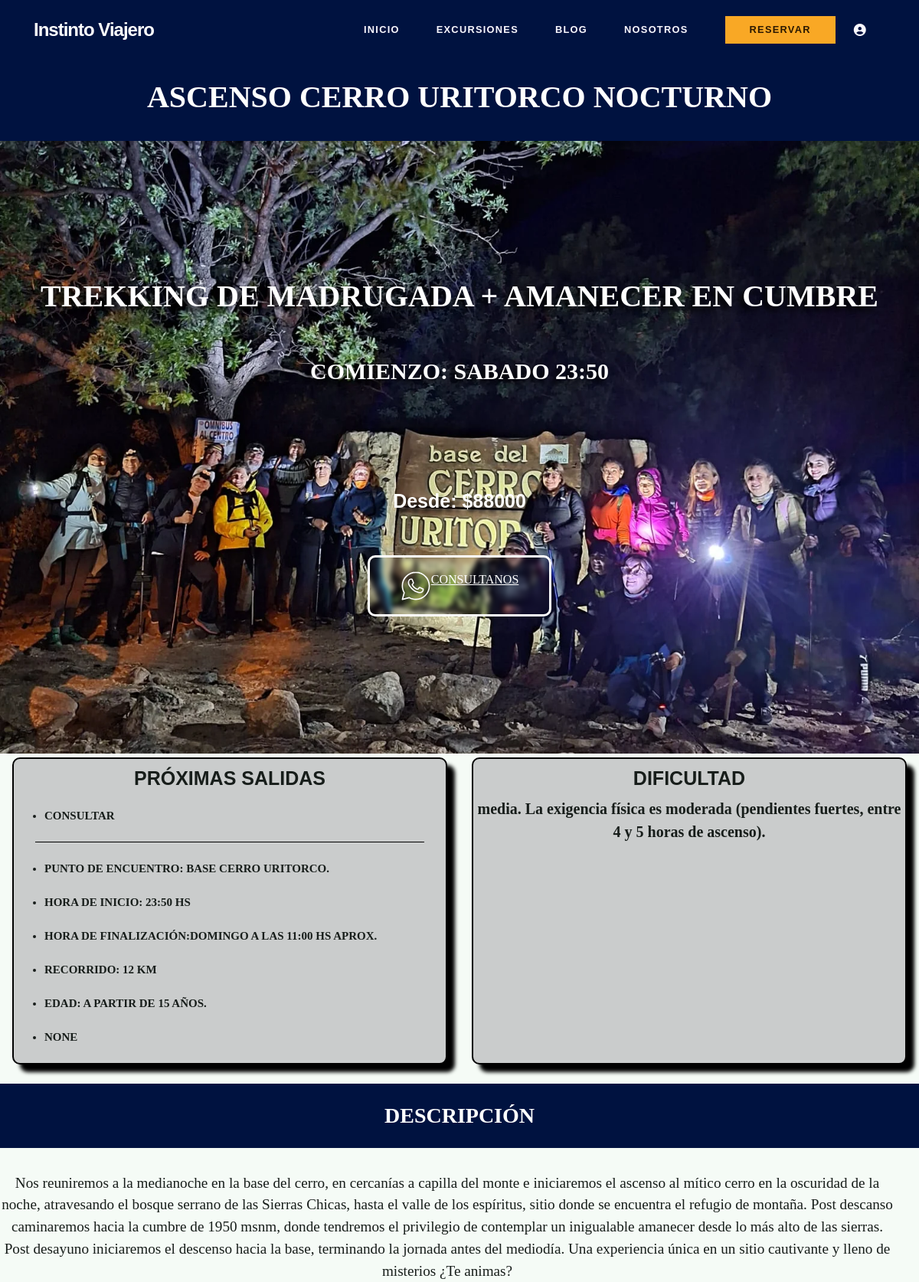
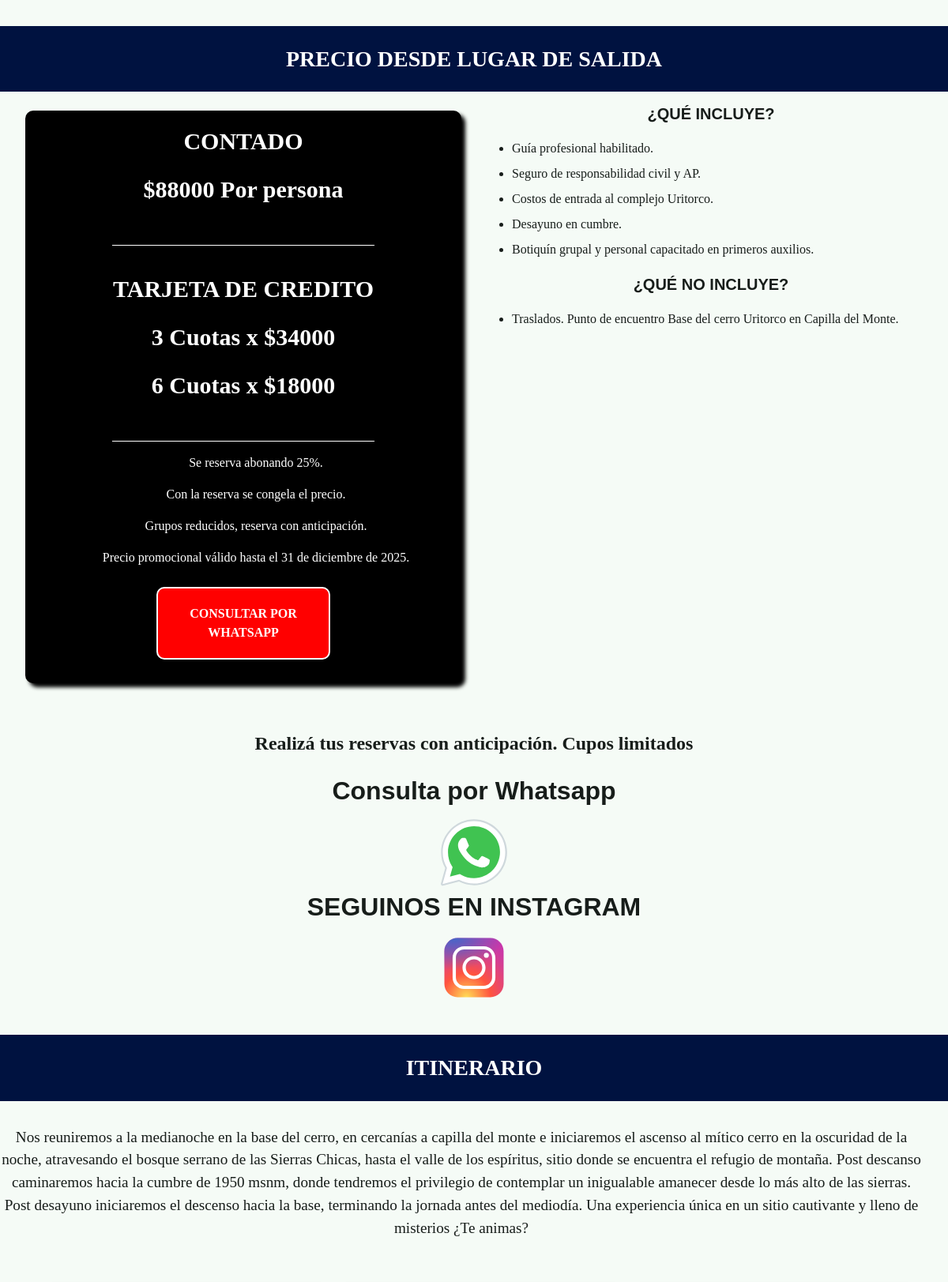
The app's page /acciones/ver-salida/ascenso-cerro-uritorco-nocturno (upper part) with its own data (2 pictures, top to bottom).
### models.py (models this page shows)
class SalidaTrekking(db.Model):
    id = db.Column(db.Integer, primary_key=True)
    slug = db.Column(db.String(160), unique=True, nullable=False)
    tipo_salida = db.Column(db.String(255))
    prox_desc = db.Column(db.Text)
    foto_carta = db.Column(db.String(255))
    foto_portada = db.Column(db.String(255))
    titulo = db.Column(db.String(100))
    subtitulo = db.Column(db.String(150))
    dias = db.Column(db.String(50))
    contado = db.Column(db.String(50))
    lugarsalida = db.Column(db.String(100))
    dificultad = db.Column(db.String(50))
    recorrido = db.Column(db.Text)
    encuentro = db.Column(db.String(100))
    inicio = db.Column(db.String(100))
    fin = db.Column(db.String(100))
    edad = db.Column(db.String(50))
    proximasfechas = db.Column(db.String(100))
    descripcion = db.Column(db.Text)
    trescuotas = db.Column(db.String(50))
    seiscuotas = db.Column(db.String(50))
    meses_proximos = db.Column(db.String(100))
    precio_meses_proximos = db.Column(db.String(50))
    tres_cuotas_meses = db.Column(db.String(50))
    seis_cuotas_meses = db.Column(db.String(50))
    finpromo = db.Column(db.String(100))
    incluye = db.Column(db.Text)
    opcional = db.Column(db.Text)
    no_incluye = db.Column(db.Text)
    itinerario = db.Column(db.Text)
    equipamiento = db.Column(db.Text)
    preguntas = db.Column(db.Text)
    foto_uno = db.Column(db.String(255))
    foto_dos = db.Column(db.String(255))
    foto_tres = db.Column(db.String(255))
    codigo = db.Column(db.Text)
    infoextra = db.Column(db.Text)

### acciones.py (the view)
@bp.route('/ver-salida/<slug>')
def ver_salida(slug):
    salida = SalidaTrekking.query.filter_by(slug=slug).first_or_404()
    return render_template('ver_salida.html', salida=salida)

### templates/ver_salida.html (shortened to what this page needs)
{% extends 'base.html' %}
{% block content %}
<body>
    <main>
        <div>
            <div class="section-titles-subtitles">
                <h1 class="section-title">{{salida.titulo}}</h1>
            </div>
            <section class="principal">
                <div>
                    <div class="principal-salidas portada titular-fondo carga-imagen-nueva" style="background-image:url('{{url_for('static',filename='uploads/'+salida.foto_portada) }}');">
                        <div class="titular">
                            <h2>{{salida.subtitulo}}</h2>
                            <h3>{{salida.dias}}</h3>
                        </div>
                        <div class="titular-texto">
                            <h3>Desde: ${{salida.contado}}</h3>
                        </div>
                        <div>
                            <a alt="" class="boton-titular"
                                href="https://api.whatsapp.com/send?phone=+3541207389&text=Hola!%20Como%20estas?%20Quiero%20inscribirme%20para%20la%20proxima%20salida:%20{{salida.titulo}}"
                                target="_blank" alt="Logo de whatsapp">
                                <p class="consultanos"> CONSULTANOS</p>
                            </a>
                        </div>
                    </div>
                </div>
            </section>
            <section class="info">
                <div class="info-grid">
                    <div class="prox-fechas">
                        <div>
                            <h3 class="prox-fechas-titulo">PRÓXIMAS SALIDAS</h3>
                            <p>{{salida.proximasfechas|safe}}</p>
                            <div class="br-prox"></div>
                            <ul class="ul">
                                <li>Punto de encuentro: {{salida.encuentro}}</li>
                                <li>Hora de Inicio: {{salida.inicio}}</li>
                                <li>Hora de finalización:{{salida.fin}} </li>
                                <li>Recorrido: {{salida.recorrido}}</li>
                                <li>Edad: {{salida.edad}}</li>
                                <li>{{salida.infoextra}}</li>
                            </ul>
                        </div>
                    </div>
                    <div class="prox-fechas">
                        <h3 class="prox-fechas-titulo">DIFICULTAD</h3>
                        <div class="prox-fechas-dificultad">
                            <p>{{salida.dificultad|safe}}</p>
                        </div>
                    </div>
                </div>
            </section>
            <section>
                <h3 class="section-titles-subtitles section-title">DESCRIPCIÓN</h3>
                <div class="descripcion">
                    <p class="descripcion-p">{{salida.descripcion|safe}}</p>
                </div>
            </section>
            <section class="info">
                <h3 class="section-titles-subtitles section-title">Precio desde lugar de salida</h3>
                <div class="info-grid">
                    <div class="info-2">
                        <div class="precio-carta precio-1">
                            <div class="precio-subtitulo">
                                <p>CONTADO</p>
                                <p class="num">${{salida.contado}} Por persona</p>
                            </div>
                            <div class="precio-subtitulo">
                                <p>TARJETA DE CREDITO</p>
                                <p class="num">3 Cuotas x ${{salida.trescuotas}}</p>
                                <p class="num">6 Cuotas x ${{salida.seiscuotas}}</p>
                            </div>
                            <div class="precio-ul">
                                <ul>
                                    <li> Se reserva abonando 25%.</li>
                                    <li> Con la reserva se congela el precio.</li>
                                    <li> Grupos reducidos, reserva con anticipación.</li>
                                    <li> {{salida.finpromo}}</li>
                                </ul>
                                <a href="https://api.whatsapp.com/send?phone=+3541207389&text=Hola!%20Quiero%20inscribirme%20a%20la%20salida:%20{{salida.titulo}}"
                                    target="_blank" class="trekking_cba_boton botones boton-reserva">CONSULTAR POR
                                    WHATSAPP</a>
                            </div>
                        </div>
                    </div>
                    <div class="info-1">
                        <div>
                            <h4>¿Qué incluye?</h4>
                            <div class="info-incluye">
                                {{salida.incluye|safe}}
                            </div>
                        </div>
                        {% if salida.no_incluye != "" %}
                        <div >
                            <h4>¿Qué no incluye?</h4>
                            <div class="info-incluye">
                                {{salida.no_incluye|safe}}
                            </div>
                        </div>
                        {% endif %}
                </div>
            </section>
            <section class="cartel-consulta">
                <div>
                    <p>Realizá tus reservas con anticipación. Cupos limitados</p>
                </div>
                <div>
                    <h4>Consulta por Whatsapp</h4>
                    <a id="whatsapp al champa"
                        href="https://api.whatsapp.com/send?phone=+3541207389&text=Hola!%20Quiero%20más%20info%20de%20la%20salida:{{salida.titulo}}%20"
                        target="_blank" alt="logo de whatsapp para consulta a champaqui">
                    </a>
                </div>
                <div>
                    <h4>SEGUINOS EN INSTAGRAM</h4>
                    <a id="instagram al champa" href="https://www.instagram.com/instintoviajero.trek" target="_blank"
                        alt="Logo de instagram para consulta a champaqui">
                    </a>
                </div>
            </section>
            <section>
                <h3 class="section-titles-subtitles section-title">ITINERARIO</h3>
                <div class="descripcion ">
                    {{salida.itinerario | safe}}
                </div>
            </section>
            <section>
                <div class="excursion-img">
                </div>
            </section>
        </div>
    </main>
</body>
{% endblock %}

### templates/base.html (shortened to what this page needs)
<!DOCTYPE html>
<html lang="es">
<head>
    <link href="https://cdn.jsdelivr.net/npm/bootstrap@5.3.2/dist/css/bootstrap.min.css" rel="stylesheet" />
    <link rel="stylesheet" href="{{ url_for('static', filename='sass/style.css') }}">
</head>
<body>
    <nav class="navbar navbar-expand-lg sticky-top navbar-dark">
        <div class="container-fluid">
            <a class="navbar-brand text-white" href="{{url_for("index")}}" >Instinto Viajero</a>
            <div class="collapse navbar-collapse" id="navMain">
                <ul class="navbar-nav ms-auto align-items-center">
                    <li class="nav-item"><a class="nav-link" href="{{url_for("index")}}" aria-label="Inicio">Inicio</a></li>
                    <li class="nav-item"><a class="nav-link" href="{{url_for("acciones.proximas_salidas")}}" aria-label="Excursiones">Excursiones</a></li>
                    <li class="nav-item"><a class="nav-link" href="{{url_for('acciones.mostrar_blogs')}}" aria-label="Blogs">Blog</a></li>
                    <li class="nav-item"><a class="nav-link" href="{{url_for("acciones.nosotros")}}" aria-label="Sobre nosotros">Nosotros</a></li>
                    <li class="nav-item ms-lg-4">
                        <a class="btn btn-reserve" href="https://api.whatsapp.com/send?phone=+3541207389&text=Hola!%20Me%20gustaria%20recibir%20informacion%20sobre:%20">Reservar</a>
                    </li>
                    <li class="nav-item">
                        <a class="nav-link" href="{{ url_for('acciones.pag_log') }}" aria-label="Iniciar sesión">
                        </a>
                    </li>
                </ul>
            </div>
        </div>
    </nav>
    {% block content %}
    {% endblock %}
</body>
</html>

### records on screen
SalidaTrekking: titulo "ASCENSO CERRO URITORCO NOCTURNO", foto_portada (picture), subtitulo "TREKKING DE MADRUGADA + AMANECER EN CUMBRE", dias "COMIENZO: SABADO 23:50", contado "88000", proximasfechas "CONSULTAR", encuentro "BASE CERRO URITORCO.", inicio "23:50 HS", fin "DOMINGO A LAS 11:00 HS APROX.", recorrido "12 KM", edad "A PARTIR DE 15 AÑOS.", infoextra "NONE", dificultad "media. La exigencia física es moderada (pendientes fuertes, entre 4 y 5 horas de ascenso).", descripcion "Nos reuniremos a la medianoche en la base del cerro, en cercanías a capilla del monte e iniciaremos el ascenso al mítico cerro en la oscuridad de la noche, atravesando el bosque serrano de las Sierras Chicas, hasta el valle de los espíritus, sitio donde se encuentra el refugio de montaña. Post descanso caminaremos hacia la cumbre de 1950 msnm, donde tendremos el privilegio de contemplar un inigualable amanecer desde lo más alto de las sierras. Post desayuno iniciaremos el descenso hacia la base, terminando la jornada antes del mediodía. Una experiencia única en un sitio cautivante y lleno de misterios ¿Te animas?", trescuotas "34000", seiscuotas "18000", finpromo "Precio promocional válido hasta el 31 de diciembre de 2025.", incluye "Guía profesional habilitado. Seguro de responsabilidad civil y AP. Costos de entrada al complejo Uritorco. Desayuno en cumbre. Botiquín grupal y personal capacitado en primeros auxilios.", no_incluye "Traslados. Punto de encuentro Base del cerro Uritorco en Capilla del Monte.", itinerario "Nos reuniremos a la medianoche en la base del cerro, en cercanías a capilla del monte e iniciaremos el ascenso al mítico cerro en la oscuridad de la noche, atravesando el bosque serrano de las Sierras Chicas, hasta el valle de los espíritus, sitio donde se encuentra el refugio de montaña. Post descanso caminaremos hacia la cumbre de 1950 msnm, donde tendremos el privilegio de contemplar un inigualable amanecer desde lo más alto de las sierras. Post desayuno iniciaremos el descenso hacia la base, terminando la jornada antes del mediodía. Una experiencia única en un sitio cautivante y lleno de misterios ¿Te animas?"
